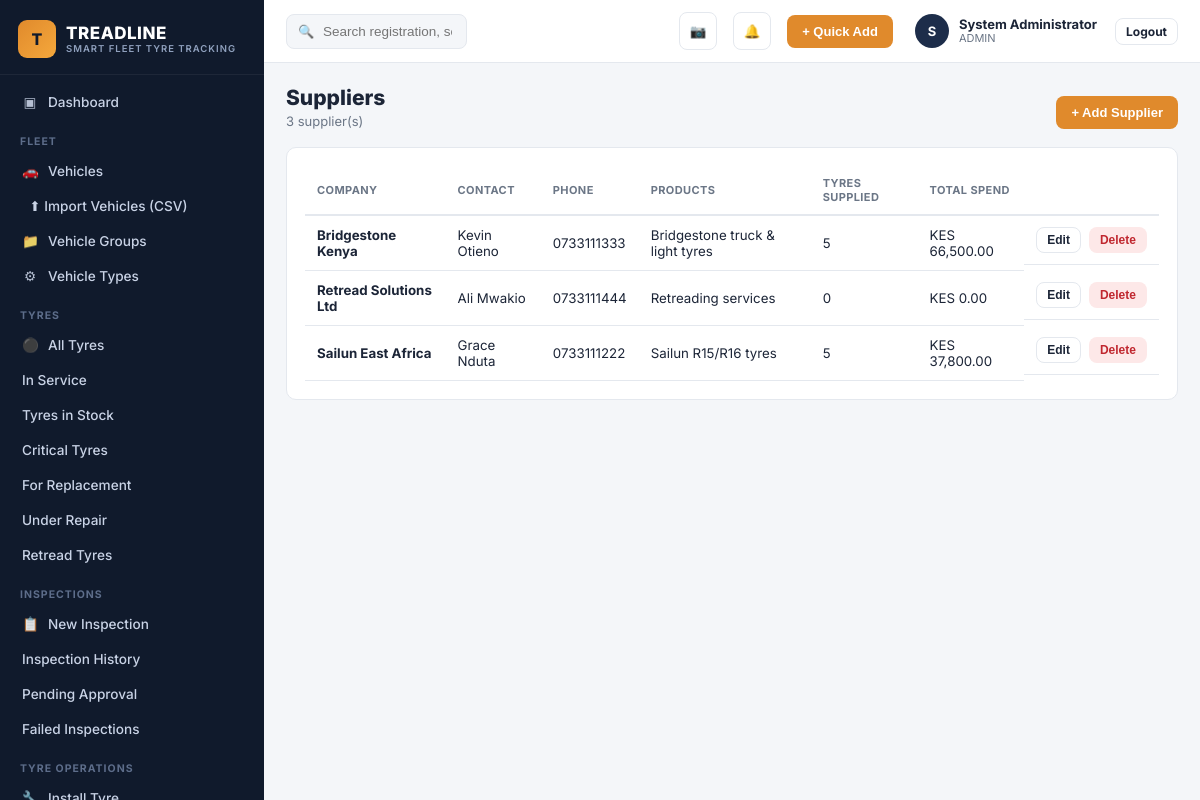
Page /suppliers.php (signed in) on the committed database.
### tables this page shows
CREATE TABLE users (
    id INT AUTO_INCREMENT PRIMARY KEY,
    full_name VARCHAR(150) NOT NULL,
    username VARCHAR(100) UNIQUE NOT NULL,
    email VARCHAR(150) UNIQUE,
    password_hash VARCHAR(255) NOT NULL,
    role_id INT NOT NULL,
    branch_id INT NULL,
    phone VARCHAR(30),
    status ENUM('ACTIVE','SUSPENDED') DEFAULT 'ACTIVE',
    remember_token VARCHAR(255) NULL,
    reset_token VARCHAR(255) NULL,
    reset_expires DATETIME NULL,
    last_login DATETIME NULL,
    created_at DATETIME DEFAULT CURRENT_TIMESTAMP,
    FOREIGN KEY (role_id) REFERENCES roles(id)
);

CREATE TABLE roles (
    id INT AUTO_INCREMENT PRIMARY KEY,
    name VARCHAR(50) UNIQUE NOT NULL,
    description VARCHAR(255)
);

CREATE TABLE suppliers (
    id INT AUTO_INCREMENT PRIMARY KEY,
    company VARCHAR(150) NOT NULL,
    contact_person VARCHAR(150),
    phone VARCHAR(30),
    email VARCHAR(150),
    address VARCHAR(255),
    products VARCHAR(255),
    status ENUM('ACTIVE','INACTIVE') DEFAULT 'ACTIVE',
    created_at DATETIME DEFAULT CURRENT_TIMESTAMP
);

### includes/functions.php (called while the page is built, shortened)
<?php
function current_user(): ?array {
    static $cache = null;
    if ($cache !== null) return $cache;
    $stmt = db()->prepare("SELECT u.*, r.name AS role_name, b.name AS branch_name
                           FROM users u JOIN roles r ON u.role_id = r.id
                           LEFT JOIN branches b ON u.branch_id = b.id
                           WHERE u.id = ?");
    $stmt->execute([$_SESSION['user_id']]);
    $cache = $stmt->fetch() ?: null;
    return $cache;
}
function can_edit(): bool {
    $u = current_user();
    return $u && in_array($u['role_name'], ['ADMIN','FLEET_MANAGER','TYRE_INSPECTOR','SUPERVISOR'], true);
}
function get_setting(string $key, $default = null) {
    static $settings = null;
    if ($settings === null) {
        $settings = [];
        foreach (db()->query("SELECT setting_key, setting_value FROM settings") as $row) {
            $settings[$row['setting_key']] = $row['setting_value'];
        }
    }
    return $settings[$key] ?? $default;
}
function e(?string $s): string { return htmlspecialchars($s ?? '', ENT_QUOTES, 'UTF-8'); }
function fmt_money($v): string {
    return get_setting('currency', 'KES') . ' ' . number_format((float)$v, 2);
}

### config/db.php (called while the page is built, shortened)
<?php
function db(): PDO {
    static $pdo = null;
    if ($pdo === null) {
        try {
            $pdo = new PDO(
                "mysql:host=" . DB_HOST . ";dbname=" . DB_NAME . ";charset=utf8mb4",
                DB_USER,
                DB_PASS,
                [
                    PDO::ATTR_ERRMODE => PDO::ERRMODE_EXCEPTION,
                    PDO::ATTR_DEFAULT_FETCH_MODE => PDO::FETCH_ASSOC,
                    PDO::ATTR_EMULATE_PREPARES => false,
                ]
            );
        } catch (PDOException $e) {
            http_response_code(500);
            die('<h2>Database connection failed</h2><p>' . htmlspecialchars($e->getMessage()) . '</p><p>Check <code>config/db.php</code> and run <code>sql/schema.sql</code> first. See README.md.</p>');
        }
    }
    return $pdo;
}

### suppliers.php (the view, shortened to what this page needs)
<?php
$suppliers = db()->query("SELECT s.*, COUNT(t.id) tcount, COALESCE(SUM(t.purchase_price),0) total_spend
  FROM suppliers s LEFT JOIN tyres t ON t.supplier_id=s.id GROUP BY s.id ORDER BY s.company")->fetchAll();
include __DIR__ . '/includes/head.php';
include __DIR__ . '/includes/sidebar.php';
?>
<div class="tl-main">
<?php include __DIR__ . '/includes/topbar.php'; ?>
<div class="tl-content">
  <div class="tl-page-head"><div><h1>Suppliers</h1><div class="sub"><?= count($suppliers) ?> supplier(s)</div></div>
    <?php if (can_edit()): ?><button class="btn btn-accent" onclick="openSupplierModal()">+ Add Supplier</button><?php endif; ?></div>
  <div class="tl-card">
    <table class="tl-table">
      <thead><tr><th>Company</th><th>Contact</th><th>Phone</th><th>Products</th><th>Tyres Supplied</th><th>Total Spend</th><th></th></tr></thead>
      <tbody>
      <?php foreach ($suppliers as $s): ?>
        <tr>
          <td><b><?= e($s['company']) ?></b> <?php if($s['status']==='INACTIVE'): ?><span class="badge badge-muted">INACTIVE</span><?php endif; ?></td>
          <td><?= e($s['contact_person']) ?></td><td><?= e($s['phone']) ?></td>
          <td><?= e($s['products']) ?></td><td><?= (int)$s['tcount'] ?></td><td><?= fmt_money($s['total_spend']) ?></td>
          <td class="flex gap-2">
            <?php if (can_edit()): ?>
              <button class="btn btn-outline btn-sm" onclick="openSupplierModal(<?= $s['id'] ?>)">Edit</button>
              <button class="btn btn-danger btn-sm" onclick="tlConfirmPost('api/supplier_delete.php',{id:<?= $s['id'] ?>},'Delete supplier &quot;<?= e(addslashes($s['company'])) ?>&quot;?')">Delete</button>
            <?php endif; ?>
          </td>
        </tr>
      <?php endforeach; ?>
      </tbody>
    </table>
  </div>
</div>
</div>
<?php include __DIR__ . '/includes/foot.php'; ?>

### includes/topbar.php (shortened to what this page needs)
<?php
$__u = current_user();
?>
<header class="tl-topbar">
  <form class="tl-search" action="search.php" method="get">
    <span class="ic">&#128269;</span>
    <input type="text" name="q" placeholder="Search registration, serial, branding code..." value="<?= e($_GET['q'] ?? '') ?>">
  </form>
  <button class="tl-icon-btn" title="Scan Tyre" onclick="location.href='scan.php'">&#128247;</button>
  <button class="tl-icon-btn" title="Notifications" onclick="location.href='alerts.php'">
    &#128276;
  </button>
  <button class="btn btn-accent" onclick="location.href='quick_add.php'">+ Quick Add</button>
  <div class="tl-profile">
    <div class="tl-avatar"><?= e(strtoupper(substr($__u['full_name'] ?? 'U',0,1))) ?></div>
    <div>
      <div class="name"><?= e($__u['full_name'] ?? '') ?></div>
      <div class="role"><?= e($__u['role_name'] ?? '') ?><?= !empty($__u['branch_name']) ? ' · '.e($__u['branch_name']) : '' ?></div>
    </div>
    <a href="logout.php" class="btn btn-outline btn-sm" style="margin-left:8px;">Logout</a>
  </div>
</header>

### assets/css/style.css (style rules this page uses)
:root { --tl-navy:#101a2c; --tl-navy-2:#16233b; --tl-navy-3:#1d2d4a; --tl-accent:#e08a2c; --tl-accent-2:#f5a83c; --tl-green:#2f9e5b; --tl-red:#dc3545; --tl-amber:#e69138; --tl-blue:#2f6fed; --tl-bg:#f4f6f9; --tl-card:#ffffff; --tl-border:#e4e8ee; --tl-text:#1c2537; --tl-text-muted:#6b7686; --radius:10px; font-size:15px; }
* { box-sizing:border-box; }
body { margin:0; background:var(--tl-bg); color:var(--tl-text); font-family:'Inter','Segoe UI',Roboto,Helvetica,Arial,sans-serif; -webkit-font-smoothing:antialiased; }
.tl-main { flex:1; min-width:0; display:flex; flex-direction:column; }
.tl-topbar { background:#fff; border-bottom:1px solid var(--tl-border); padding:12px 22px; display:flex; align-items:center; gap:16px; position:sticky; top:0; z-index:30; }
.tl-search { flex:1; max-width:420px; position:relative; }
.tl-search input { width:100%; padding:9px 14px 9px 36px; border-radius:8px; border:1px solid var(--tl-border); background:var(--tl-bg); font-size:13.5px; }
.tl-search .ic { position:absolute; left:12px; top:50%; transform:translateY(-50%); color:var(--tl-text-muted); font-size:13px; }
.tl-icon-btn { width:38px; height:38px; border-radius:8px; border:1px solid var(--tl-border); background:#fff; display:flex; align-items:center; justify-content:center; position:relative; cursor:pointer; color:var(--tl-text); }
.tl-profile { display:flex; align-items:center; gap:10px; padding-left:6px; }
.tl-avatar { width:34px; height:34px; border-radius:50%; background:var(--tl-navy-3); color:#fff; display:flex; align-items:center; justify-content:center; font-weight:700; font-size:13px; }
.tl-profile .name { font-size:13px; font-weight:700; line-height:1.1; }
.tl-profile .role { font-size:11px; color:var(--tl-text-muted); }
.tl-content { padding:22px; flex:1; }
.tl-page-head { display:flex; align-items:flex-end; justify-content:space-between; flex-wrap:wrap; gap:12px; margin-bottom:18px; }
.tl-page-head h1 { font-size:21px; margin:0 0 3px; font-weight:800; }
.tl-page-head .sub { color:var(--tl-text-muted); font-size:13px; }
.tl-card { background:var(--tl-card); border:1px solid var(--tl-border); border-radius:var(--radius); padding:18px; }
.tl-table { width:100%; border-collapse:collapse; font-size:13.3px; }
.tl-table th { text-align:left; font-size:11px; text-transform:uppercase; letter-spacing:.4px; color:var(--tl-text-muted); padding:10px 12px; border-bottom:2px solid var(--tl-border); font-weight:700; }
.tl-table td { padding:11px 12px; border-bottom:1px solid var(--tl-border); vertical-align:middle; }
.btn { display:inline-flex; align-items:center; gap:6px; border-radius:8px; padding:8px 14px; font-size:13px; font-weight:700; cursor:pointer; border:1px solid transparent; }
.btn-accent { background:var(--tl-accent); color:#fff; }
.btn-outline { background:#fff; border:1px solid var(--tl-border); color:var(--tl-text); }
.btn-danger { background:#fde8e8; color:#c0272f; }
.btn-sm { padding:5px 10px; font-size:12px; }
.flex { display:flex; }
.gap-2 { gap:8px; }

### rows in the picture
users: full_name "S", full_name "System Administrator", role.name "ADMIN"
suppliers: company "Bridgestone Kenya", contact_person "Kevin Otieno", phone "0733111333", products "Bridgestone truck & light tyres", tcount "5", total_spend "KES 66,500.00"
suppliers: company "Retread Solutions Ltd", contact_person "Ali Mwakio", phone "0733111444", products "Retreading services", tcount "0", total_spend "KES 0.00"
suppliers: company "Sailun East Africa", contact_person "Grace Nduta", phone "0733111222", products "Sailun R15/R16 tyres", tcount "5", total_spend "KES 37,800.00"

### other values in the picture
count($suppliers) "3"
